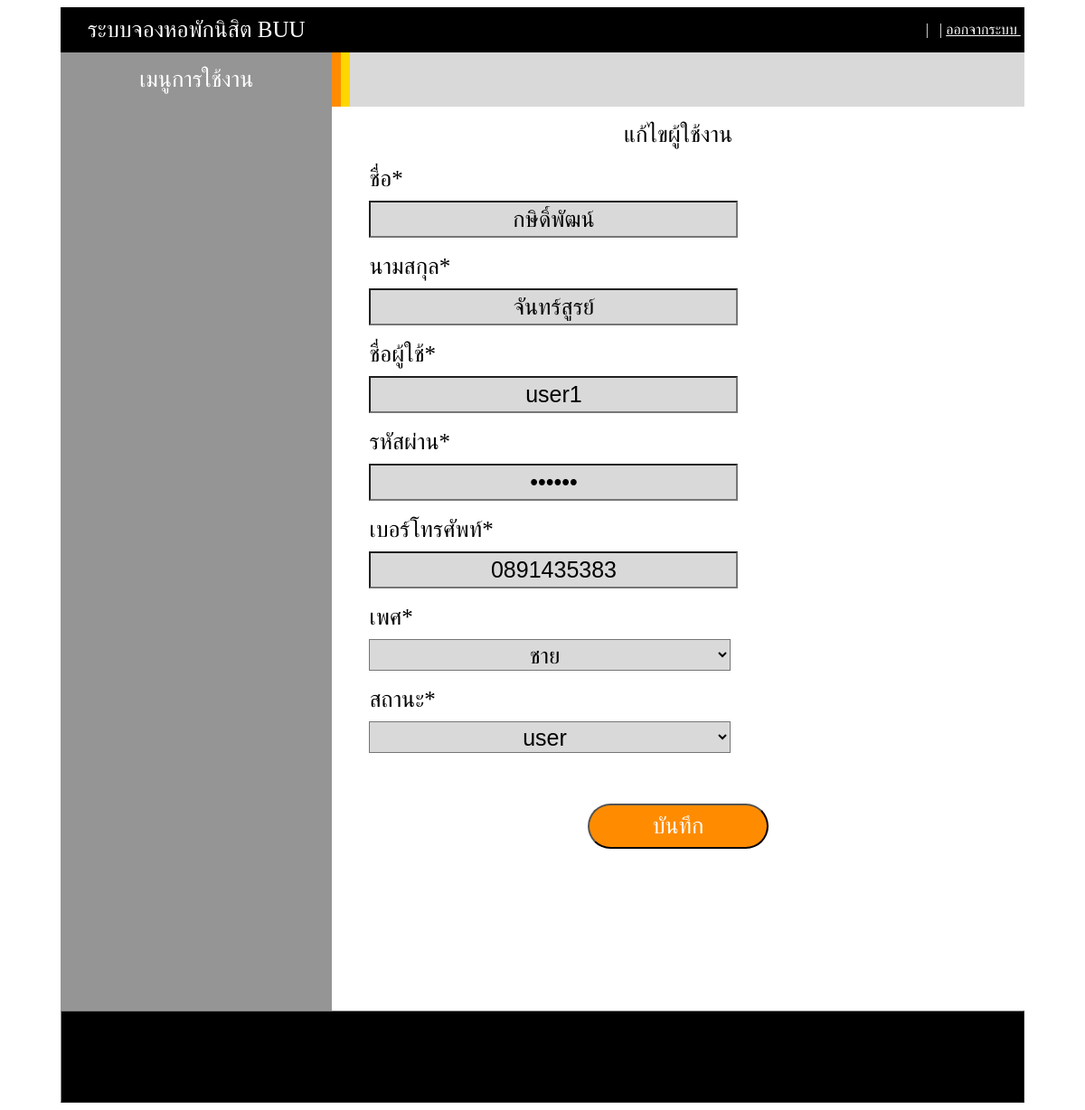
/homeedit.php?id=6, run on the app's committed database.
### tables this page shows
CREATE TABLE `users` (
  `id` int(50) NOT NULL,
  `firstname` varchar(50) NOT NULL,
  `lastname` varchar(50) NOT NULL,
  `username` varchar(255) NOT NULL,
  `password` varchar(150) NOT NULL,
  `phonenumber` varchar(10) NOT NULL,
  `sex` varchar(50) NOT NULL,
  `status` varchar(255) NOT NULL,
  `created_at` timestamp NOT NULL DEFAULT current_timestamp()
);

### homeedit.php (the view, shortened to what this page needs)
<?php include "header.php" ; ?>
<?php
$id = $_GET['id'];
$sql = "SELECT * FROM users where id='$id'";
$result = $conn->query($sql);
$row = $result->fetch_assoc();
    $firstname = $row['firstname'];
    $lastname = $row['lastname'];
    $username = $row['username'];
    $password = $row['password'];
    $phonenumber = $row['phonenumber'];
    $sex = $row['sex'];
    $status = $row['status'];
?>
<table width="90%" >
<tr><td class="tc tsiz tb1">แก้ไขผู้ใช้งาน</td></tr>
</table>
<form action="homecheck.php" method="post">
<table width="90%">
<tr><td class="tl tsiz tb1">ชื่อ*</td>
<tr><td class=""><input type="text" class="txt1" name="firstname" value="<?=$firstname?>"></td></tr>
<tr><td class="tl tsiz tb1">นามสกุล*</td></tr>
<tr><td class=""><input type="text" class="txt1" name="lastname" value="<?=$lastname?>"></td></tr>
<tr><td class="tl tsiz tb1">ชื่อผู้ใช้*</td></tr>
<tr><td class=""><input type="text" class="txt1" name="username " maxlength="8" value="<?=$username?>"></td></tr>
<tr><td class="tl tsiz tb1">รหัสผ่าน*</td></tr>
<tr><td class=""><input type="password" class="txt1" name="password" value="<?=$password?>"></td></tr>
<tr><td class="tl tsiz tb1">เบอร์โทรศัพท์*</td></tr>
<tr><td class=""><input type="text" class="txt1" name="phonenumber" value="<?=$phonenumber?>"></td></tr>
<tr><td class="tl tsiz tb1">เพศ*</td></tr>
<tr><td class="">
<select name="sex" class="txt1">
    <?php
    $sex1=["ชาย","หญิง"];
    for($i=0;$i<2;$i++){
        $se=$sex1[$i];
        if($se==$sex){
            echo "<option value='$se' selected>$se</option>";
        }
        else{
            echo "<option value='$se' >$se</option>";
        }
    }
    ?>
    </select>
</td></tr>
<tr><td class="tl tsiz tb1">สถานะ*</td></tr>
<tr><td class="">
<select name="status" class="txt1">
    <?php
    $stat=["admin","supervisor","user"];
    for($i=0;$i<3;$i++){
        $sta=$stat[$i];
        if($sta==$status){
            echo "<option value='$sta' selected>$sta</option>";
        }
        else{
            echo "<option value='$sta' >$sta</option>";
        }
    }
    ?>
    </select>
</td></tr>
</table>
<br><br>
<table width="90%" class="tc tsiz">
<tr><td class="tc cred tsiz">
</td></tr>
<tr><td><input type="submit" value="บันทึก" class="btn1" name="edit"></td></tr>
</table>
</form>
<?php include "footer.php" ; ?>

### header.php (style rules this page uses)
.tc { text-align: center; }
.cred { color: red; }

### homeedit.php (style rules this page uses)
.tl { text-align: left; }
.tc { text-align: center; }
.tsiz { font-size: 25px; }
.tb1 { padding-top: 15px; }
.txt1 { width: 400px; margin-top: 5px; height: 35px; font-size: 25px; text-align: center; background: #D9D9D9; color: black; }
.btn1 { width: 200px; margin-top: 10px; height: 50px; border-radius: 25px; font-size: 25px; cursor: pointer; background-color: darkorange; color: white; }
.cred { color: red; }

### data on the page
users: firstname "กษิดิ์พัฒน์", lastname "จันทร์สูรย์", username "user1", phonenumber "0891435383", sex "ชาย", status "user"
